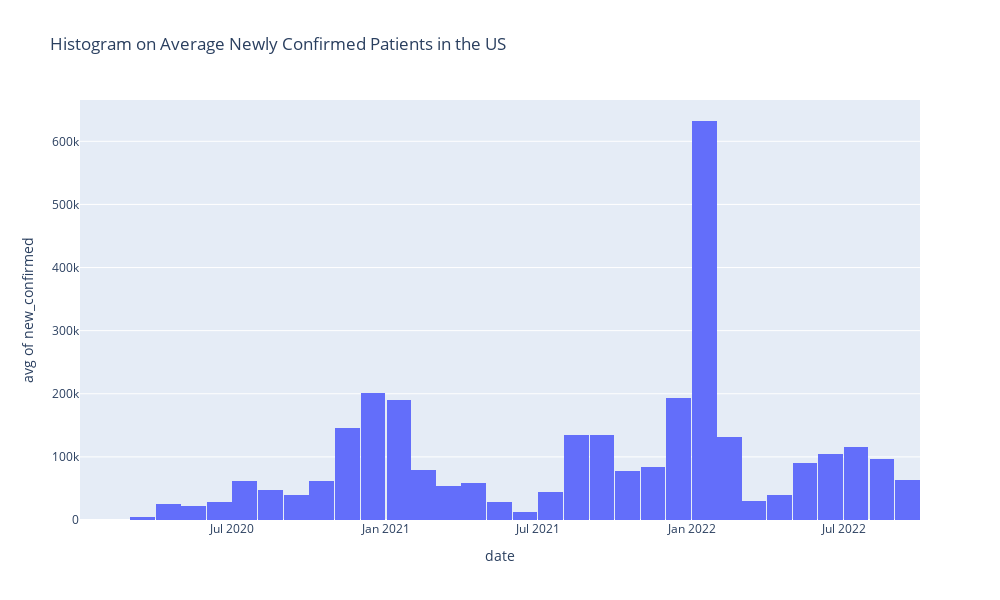

Notebook code cell kept with this figure:
### Code cell
# Same thing in histogram, and only for the newly confirmed patients
fig = px.histogram(df_us_epidemiology, x="date", y='new_confirmed', nbins=60, 
                   histfunc="avg", width=1000, height=600, 
                   title="Histogram on Average Newly Confirmed Patients in the US")
fig.show()

### Figure 1 — Plotly figure (JSON) as saved in the notebook; plotly's stock layout.template omitted (floating-point values rounded to 4 significant figures; data arrays with more than 128 entries replaced by an {"elided": "..."} marker saying what was removed)
{"data": [{"alignmentgroup": "True", "bingroup": "x", "histfunc": "avg", "hovertemplate": "date=%{x}<br>avg of new_confirmed=%{y}<extra></extra>", "legendgroup": "", "marker": {"color": "#636efa", "pattern": {"shape": ""}}, "name": "", "nbinsx": 60, "offsetgroup": "", "orientation": "v", "showlegend": false, "type": "histogram", "x": {"elided": "988 str values"}, "xaxis": "x", "y": {"elided": "988 int values"}, "yaxis": "y"}], "layout": {"barmode": "relative", "height": 600, "legend": {"tracegroupgap": 0}, "title": {"text": "Histogram on Average Newly Confirmed Patients in the US"}, "width": 1000, "xaxis": {"anchor": "y", "domain": [0, 1], "title": {"text": "date"}}, "yaxis": {"anchor": "x", "domain": [0, 1], "title": {"text": "avg of new_confirmed"}}}}
